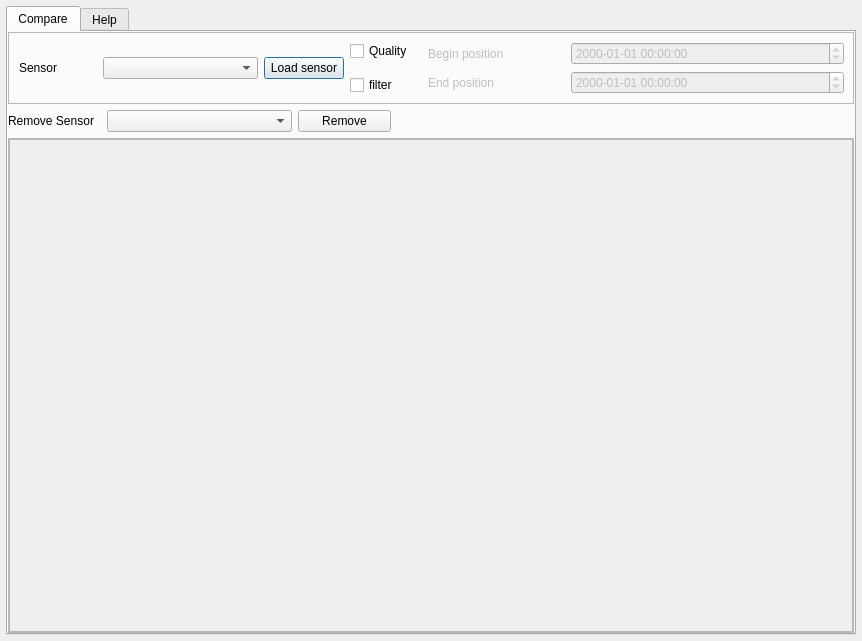
<?xml version="1.0" encoding="UTF-8"?>
<ui version="4.0">
 <class>sensorCompare</class>
 <widget class="QDialog" name="sensorCompare">
  <property name="geometry">
   <rect>
    <x>0</x>
    <y>0</y>
    <width>862</width>
    <height>641</height>
   </rect>
  </property>
  <property name="windowTitle">
   <string>Compare sensors</string>
  </property>
  <layout class="QVBoxLayout" name="verticalLayout" stretch="0">
   <property name="margin">
    <number>6</number>
   </property>
   <item>
    <widget class="QTabWidget" name="tabWidget">
     <property name="currentIndex">
      <number>0</number>
     </property>
     <widget class="QWidget" name="tab">
      <attribute name="title">
       <string>Compare</string>
      </attribute>
      <layout class="QVBoxLayout" name="verticalLayout_6">
       <property name="margin">
        <number>0</number>
       </property>
       <item>
        <widget class="QFrame" name="frame">
         <property name="frameShape">
          <enum>QFrame::StyledPanel</enum>
         </property>
         <property name="frameShadow">
          <enum>QFrame::Raised</enum>
         </property>
         <layout class="QHBoxLayout" name="horizontalLayout" stretch="2,3">
          <property name="margin">
           <number>0</number>
          </property>
          <item>
           <layout class="QHBoxLayout" name="horizontalLayout_2" stretch="1,2,1">
            <property name="leftMargin">
             <number>10</number>
            </property>
            <item>
             <widget class="QLabel" name="label">
              <property name="text">
               <string>Sensor</string>
              </property>
             </widget>
            </item>
            <item>
             <widget class="QComboBox" name="sensorList"/>
            </item>
            <item>
             <widget class="QPushButton" name="loadSensor">
              <property name="text">
               <string>Load sensor</string>
              </property>
             </widget>
            </item>
           </layout>
          </item>
          <item>
           <layout class="QHBoxLayout" name="horizontalLayout_3" stretch="0,0">
            <item>
             <layout class="QVBoxLayout" name="verticalLayout_5">
              <property name="leftMargin">
               <number>0</number>
              </property>
              <item>
               <widget class="QCheckBox" name="checkQuality">
                <property name="text">
                 <string>Quality</string>
                </property>
               </widget>
              </item>
              <item>
               <widget class="QCheckBox" name="checkTime">
                <property name="text">
                 <string>filter</string>
                </property>
               </widget>
              </item>
             </layout>
            </item>
            <item>
             <widget class="QFrame" name="compareFrame">
              <property name="enabled">
               <bool>false</bool>
              </property>
              <layout class="QVBoxLayout" name="verticalLayout_4">
               <item>
                <layout class="QHBoxLayout" name="horizontalLayout_4" stretch="1,2">
                 <item>
                  <widget class="QLabel" name="label_2">
                   <property name="text">
                    <string>Begin position</string>
                   </property>
                  </widget>
                 </item>
                 <item>
                  <widget class="QDateTimeEdit" name="beginPos">
                   <property name="displayFormat">
                    <string>yyyy-MM-dd hh:mm:ss</string>
                   </property>
                  </widget>
                 </item>
                </layout>
               </item>
               <item>
                <layout class="QHBoxLayout" name="horizontalLayout_5" stretch="1,2">
                 <item>
                  <widget class="QLabel" name="label_3">
                   <property name="text">
                    <string>End position</string>
                   </property>
                  </widget>
                 </item>
                 <item>
                  <widget class="QDateTimeEdit" name="endPos">
                   <property name="displayFormat">
                    <string>yyyy-MM-dd hh:mm:ss</string>
                   </property>
                  </widget>
                 </item>
                </layout>
               </item>
              </layout>
             </widget>
            </item>
           </layout>
          </item>
         </layout>
        </widget>
       </item>
       <item>
        <layout class="QHBoxLayout" name="horizontalLayout_6" stretch="1,2,1,5">
         <item>
          <widget class="QLabel" name="label_4">
           <property name="text">
            <string>Remove Sensor</string>
           </property>
          </widget>
         </item>
         <item>
          <widget class="QComboBox" name="selectedSensor"/>
         </item>
         <item>
          <widget class="QPushButton" name="removeSensor">
           <property name="text">
            <string>Remove</string>
           </property>
          </widget>
         </item>
         <item>
          <spacer name="horizontalSpacer">
           <property name="orientation">
            <enum>Qt::Horizontal</enum>
           </property>
           <property name="sizeHint" stdset="0">
            <size>
             <width>40</width>
             <height>20</height>
            </size>
           </property>
          </spacer>
         </item>
        </layout>
       </item>
       <item>
        <widget class="QFrame" name="chartFrame">
         <property name="frameShape">
          <enum>QFrame::StyledPanel</enum>
         </property>
         <property name="frameShadow">
          <enum>QFrame::Raised</enum>
         </property>
         <layout class="QVBoxLayout" name="verticalLayout_2">
          <property name="spacing">
           <number>0</number>
          </property>
          <property name="margin">
           <number>0</number>
          </property>
          <item>
           <widget class="QScrollArea" name="scrollArea">
            <property name="verticalScrollBarPolicy">
             <enum>Qt::ScrollBarAsNeeded</enum>
            </property>
            <property name="widgetResizable">
             <bool>true</bool>
            </property>
            <widget class="QWidget" name="scrollContent">
             <property name="geometry">
              <rect>
               <x>0</x>
               <y>0</y>
               <width>842</width>
               <height>465</height>
              </rect>
             </property>
             <property name="sizePolicy">
              <sizepolicy hsizetype="Preferred" vsizetype="Preferred">
               <horstretch>0</horstretch>
               <verstretch>0</verstretch>
              </sizepolicy>
             </property>
             <layout class="QVBoxLayout" name="verticalLayout_3">
              <property name="margin">
               <number>3</number>
              </property>
             </layout>
            </widget>
           </widget>
          </item>
         </layout>
        </widget>
       </item>
      </layout>
      <zorder>frame</zorder>
      <zorder></zorder>
      <zorder>chartFrame</zorder>
     </widget>
     <widget class="QWidget" name="tab_2">
      <attribute name="title">
       <string>Help</string>
      </attribute>
      <layout class="QVBoxLayout" name="verticalLayout_7">
       <property name="margin">
        <number>3</number>
       </property>
       <item>
        <widget class="QTextBrowser" name="textBrowser">
         <property name="html">
          <string>&lt;!DOCTYPE HTML PUBLIC &quot;-//W3C//DTD HTML 4.0//EN&quot; &quot;http://www.w3.org/TR/REC-html40/strict.dtd&quot;&gt;
&lt;html&gt;&lt;head&gt;&lt;meta name=&quot;qrichtext&quot; content=&quot;1&quot; /&gt;&lt;style type=&quot;text/css&quot;&gt;
p, li { white-space: pre-wrap; }
&lt;/style&gt;&lt;/head&gt;&lt;body style=&quot; font-family:'Ubuntu'; font-size:11pt; font-weight:400; font-style:normal;&quot;&gt;
&lt;p style=&quot; margin-top:0px; margin-bottom:0px; margin-left:0px; margin-right:0px; -qt-block-indent:0; text-indent:0px;&quot;&gt;&lt;span style=&quot; font-family:'MS Shell Dlg 2'; font-size:12pt; font-weight:600;&quot;&gt;Help&lt;/span&gt;&lt;/p&gt;
&lt;hr /&gt;
&lt;p style=&quot;-qt-paragraph-type:empty; margin-top:0px; margin-bottom:0px; margin-left:0px; margin-right:0px; -qt-block-indent:0; text-indent:0px;&quot;&gt;&lt;br /&gt;&lt;/p&gt;
&lt;p style=&quot; margin-top:0px; margin-bottom:0px; margin-left:0px; margin-right:0px; -qt-block-indent:0; text-indent:0px;&quot;&gt;&lt;span style=&quot; font-family:'MS Shell Dlg 2'; font-size:12pt; font-weight:600;&quot;&gt;Compare sensor &lt;/span&gt;&lt;/p&gt;
&lt;hr /&gt;
&lt;p style=&quot;-qt-paragraph-type:empty; margin-top:0px; margin-bottom:0px; margin-left:0px; margin-right:0px; -qt-block-indent:0; text-indent:0px;&quot;&gt;&lt;br /&gt;&lt;/p&gt;
&lt;p style=&quot; margin-top:0px; margin-bottom:0px; margin-left:0px; margin-right:0px; -qt-block-indent:0; text-indent:0px;&quot;&gt;&lt;span style=&quot; font-family:'MS Shell Dlg 2'; font-size:10pt;&quot;&gt;Through this interface it is possible to plot several Sensors in the same window to visually compare them:&lt;/span&gt;&lt;/p&gt;
&lt;p style=&quot;-qt-paragraph-type:empty; margin-top:0px; margin-bottom:0px; margin-left:0px; margin-right:0px; -qt-block-indent:0; text-indent:0px; font-family:'MS Shell Dlg 2'; font-size:10pt;&quot;&gt;&lt;br /&gt;&lt;/p&gt;
&lt;p style=&quot; margin-top:0px; margin-bottom:0px; margin-left:0px; margin-right:0px; -qt-block-indent:0; text-indent:0px;&quot;&gt;A number of sensors can be selected from the drop-down menu and added to the display window with the Load sensor button. If the quality check-box is selected only the quality data is loaded. If the filter option is checked the user have to specify a time interval for which sensor data should be loaded, e.g. when two Sensor to be compared do not have the same starting or ending dates.&lt;/p&gt;
&lt;p style=&quot;-qt-paragraph-type:empty; margin-top:0px; margin-bottom:0px; margin-left:0px; margin-right:0px; -qt-block-indent:0; text-indent:0px;&quot;&gt;&lt;br /&gt;&lt;/p&gt;
&lt;p style=&quot; margin-top:0px; margin-bottom:0px; margin-left:0px; margin-right:0px; -qt-block-indent:0; text-indent:0px;&quot;&gt;Any Sensor loaded into the display can be removed by selecting it from the Remove Sensor drop-down menu and pressing the Remove button.&lt;/p&gt;
&lt;p style=&quot;-qt-paragraph-type:empty; margin-top:0px; margin-bottom:0px; margin-left:0px; margin-right:0px; -qt-block-indent:0; text-indent:0px;&quot;&gt;&lt;br /&gt;&lt;/p&gt;
&lt;p style=&quot; margin-top:0px; margin-bottom:0px; margin-left:0px; margin-right:0px; -qt-block-indent:0; text-indent:0px;&quot;&gt;If required, axes and plotting options can be formatted using the inbuilt matplotlib tools&lt;/p&gt;
&lt;p style=&quot;-qt-paragraph-type:empty; margin-top:0px; margin-bottom:0px; margin-left:0px; margin-right:0px; -qt-block-indent:0; text-indent:0px;&quot;&gt;&lt;br /&gt;&lt;/p&gt;
&lt;p style=&quot;-qt-paragraph-type:empty; margin-top:0px; margin-bottom:0px; margin-left:0px; margin-right:0px; -qt-block-indent:0; text-indent:0px;&quot;&gt;&lt;br /&gt;&lt;/p&gt;
&lt;p style=&quot;-qt-paragraph-type:empty; margin-top:0px; margin-bottom:0px; margin-left:0px; margin-right:0px; -qt-block-indent:0; text-indent:0px;&quot;&gt;&lt;br /&gt;&lt;/p&gt;&lt;/body&gt;&lt;/html&gt;</string>
         </property>
        </widget>
       </item>
      </layout>
     </widget>
    </widget>
   </item>
  </layout>
 </widget>
 <resources/>
 <connections/>
</ui>
